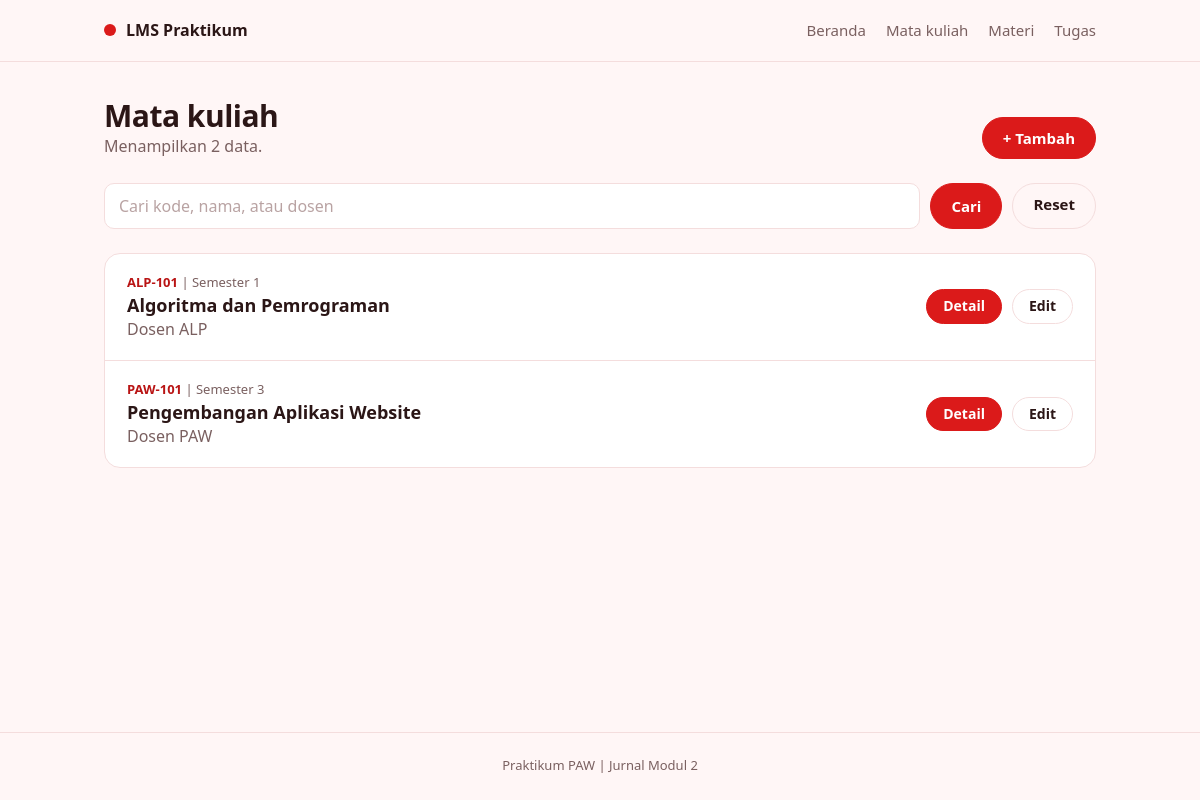
Screenshot of /mata_kuliah.php with the database file from the repository.
### tables this page shows
CREATE TABLE IF NOT EXISTS mata_kuliah (
    id INT UNSIGNED AUTO_INCREMENT PRIMARY KEY,
    kode VARCHAR(20) NOT NULL UNIQUE,
    nama VARCHAR(100) NOT NULL,
    dosen VARCHAR(100) NOT NULL,
    semester TINYINT UNSIGNED NOT NULL
);

### functions.php (called while the page is built, shortened)
<?php
function h($teks)
{
    return htmlspecialchars((string) $teks, ENT_QUOTES, 'UTF-8');
}
function input($sumber, $nama)
{
    return '';
}

### mata_kuliah.php (the view, shortened to what this page needs)
<?php
require 'functions.php';
require 'connect.php';
$aksi = input($_GET, 'aksi');
if (!in_array($aksi, ['tambah', 'detail', 'edit', 'hapus'], true)) {
    $aksi = 'daftar';
}
if ($aksi === 'daftar') {
    $search = input($_GET, 'search');
    $sql = 'SELECT * FROM mata_kuliah
            WHERE kode LIKE ? OR nama LIKE ? OR dosen LIKE ?
            ORDER BY kode';
    $kata = '%' . $search . '%';
    $stmt = $conn->prepare($sql);
    $stmt->execute([$kata, $kata, $kata]);
    $daftar_mk = $stmt->get_result()->fetch_all(MYSQLI_ASSOC);
}
require 'header.php';
?>
<?php if ($aksi === 'daftar'): ?>
    <div class="page-head">
        <div>
            <h1>Mata kuliah</h1>
            <p class="muted">Menampilkan <?= count($daftar_mk) ?> data.</p>
        </div>
        <a class="btn" href="mata_kuliah.php?aksi=tambah">+ Tambah</a>
    </div>
    <form class="toolbar" method="get" action="mata_kuliah.php">
        <input type="text" name="search" placeholder="Cari kode, nama, atau dosen" value="<?= h($search) ?>">
        <button class="btn" type="submit">Cari</button>
        <a class="btn btn-ghost" href="mata_kuliah.php">Reset</a>
    </form>
    <?php if (count($daftar_mk) === 0): ?>
        <p class="empty">Data tidak ditemukan.</p>
    <?php else: ?>
        <div class="card list">
            <?php foreach ($daftar_mk as $baris): ?>
                <div class="list-item">
                    <div>
                        <p class="kicker"><span class="code"><?= h($baris['kode']) ?></span> | Semester <?= (int) $baris['semester'] ?></p>
                        <h2><?= h($baris['nama']) ?></h2>
                        <p class="muted"><?= h($baris['dosen']) ?></p>
                    </div>
                    <div class="actions">
                        <a class="btn btn-sm" href="mata_kuliah.php?aksi=detail&id=<?= (int) $baris['id'] ?>">Detail</a>
                        <a class="btn btn-sm btn-ghost" href="mata_kuliah.php?aksi=edit&id=<?= (int) $baris['id'] ?>">Edit</a>
                    </div>
                </div>
            <?php endforeach ?>
        </div>
    <?php endif ?>
<?php endif ?>
<?php require 'footer.php'; ?>

### styles.css (style rules this page uses)
:root { --merah: #DB1A1A; --merah-tua: #B91414; --latar: #FFF6F6; --putih: #FFFFFF; --merah-muda: #FDE9E9; --garis: #F4DDDD; --teks: #2B1616; --teks-pudar: #7A6060; }
* { box-sizing: border-box; }
body { margin: 0; background: var(--latar); color: var(--teks); font: 16px/1.55 system-ui, -apple-system, "Segoe UI", Roboto, Arial, sans-serif; }
h1, h2, p, dl, dd { margin: 0; }
h1 { font-size: 30px; line-height: 1.2; letter-spacing: -0.5px; overflow-wrap: anywhere; }
h2 { font-size: 18px; line-height: 1.3; overflow-wrap: anywhere; }
.muted { color: var(--teks-pudar); }
.btn { display: inline-block; padding: 11px 20px; border: 1px solid var(--merah); border-radius: 999px; background: var(--merah); color: #fff; font: inherit; font-size: 15px; font-weight: 600; line-height: 1.2; text-align: center; text-decoration: none; cursor: pointer; }
.btn-sm { padding: 8px 16px; font-size: 14px; }
.btn-ghost { background: transparent; border-color: var(--garis); color: var(--teks); }
.actions { display: flex; flex-wrap: wrap; gap: 10px; margin-top: 24px; }
input, select, textarea { width: 100%; height: 46px; padding: 0 14px; border: 1px solid var(--garis); border-radius: 10px; background: var(--putih); color: var(--teks); font: inherit; }
input::placeholder { color: #B9A3A3; }
.toolbar { display: flex; gap: 10px; margin: 24px 0; }
.toolbar input { flex: 1; }
.card { background: var(--putih); border: 1px solid var(--garis); border-radius: 16px; }
.page-head { display: flex; align-items: flex-end; justify-content: space-between; gap: 16px; }
.list { margin-top: 16px; overflow: hidden; }
.list-item { display: flex; align-items: center; justify-content: space-between; gap: 16px; padding: 18px 22px; color: var(--teks); text-decoration: none; }
.list-item + .list-item { border-top: 1px solid var(--garis); }
.list-item .actions { flex: none; margin-top: 0; }
.list-item .muted { overflow-wrap: anywhere; }
.kicker { margin-bottom: 2px; color: var(--teks-pudar); font-size: 13px; overflow-wrap: anywhere; }
.code { color: var(--merah-tua); font-weight: 600; }

### rows the page displays
mata_kuliah: kode "ALP-101", semester "1", nama "Algoritma dan Pemrograman", dosen "Dosen ALP"
mata_kuliah: kode "PAW-101", semester "3", nama "Pengembangan Aplikasi Website", dosen "Dosen PAW"

### other values shown
count($daftar_mk) "2"
